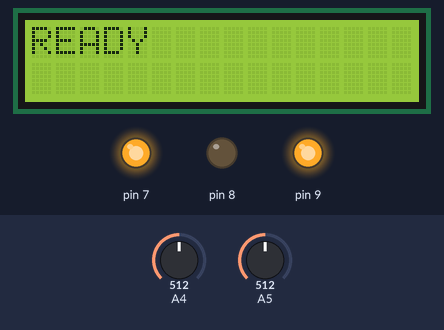
Bench run of a sketch on a simulated Arduino Uno, built with avr-gcc and run on an emulated ATmega328P. Shown: 16×2 character LCD, output pins drawn as LEDs (lit = HIGH). The inputs (shaded band) are chosen by the test bench; at power-on: A5 = 512, A4 = 512. What the sketch prints to the serial monitor is not drawn.

Above: at 2.2 s.
2.3 s: A5 set to 211
5.3 s: A5 set to 186
At 5.52 s:
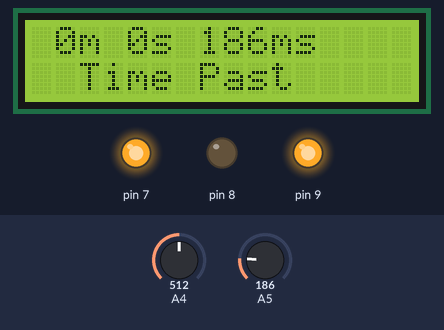
7.0 s: A4 set to 214
10.0 s: A4 set to 188
At 10.09 s:
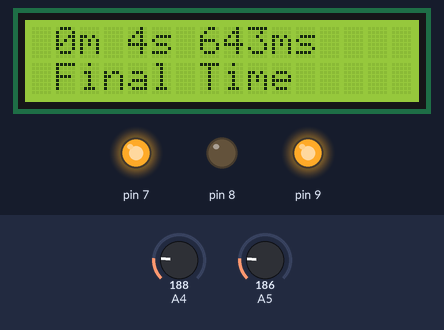
11.5 s: A5 set to 0
At 14.13 s:
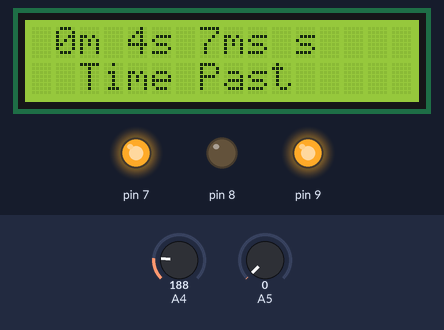
14.5 s: A4 set to 988
17.5 s: A4 set to 1007
At 17.6 s:
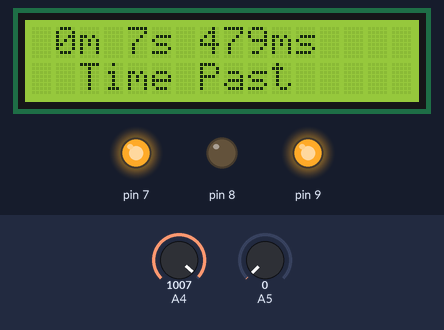

The sketch:

accel1.ino
```cpp
#include <SPI.h>
//#include <openGLCD.h>
#include<LiquidCrystal.h>
unsigned long start, finished, lapTime;
boolean r = false;
boolean z = false;
long lastPressTime = 0;
long lastPressTime1 = 0;
long deelay = 200;
LiquidCrystal lcd(12, 11, 5, 4, 3, 2);

void setup()
{
 //GLCD.Init();
  lcd.begin(16, 2);

Serial.begin(9600);

  //GLCD.SelectFont(System5x7);
  //GLCD.print("Initialising");
  lcd.print("Initialising");
  Serial.println("Initialising");
  delay(1000);
 //GLCD.ClearScreen();
 lcd.clear();
 //GLCD.CursorTo(1, 4);
 //GLCD.print("READY");
 lcd.print("READY");

 Serial.println("READY");
 pinMode(8,OUTPUT);
 digitalWrite(8,LOW);
pinMode(9,OUTPUT);
 digitalWrite(9,HIGH);
 pinMode(7,OUTPUT);
 digitalWrite(7,HIGH);
}

void loop()
{
CheckStart();
CheckStop();
DisplayResult();
delay(50);
}

void CheckStart()
{
int x = analogRead (5);
Serial.print("                      ");
Serial.println(x);
if (x < 200 && r==false)
{
    if ((millis() - lastPressTime) > deelay)
    {
          //GLCD.ClearScreen();
          //GLCD.CursorTo(2, 4);
          //GLCD.print("Time Past");
          lcd.clear();
          lcd.setCursor(1,1);
          lcd.print(" Time Past");
          Serial.println("Time Past");
          start = millis();
          z=true;
          r=true;
    }
lastPressTime = millis();
}
}
void CheckStop()
{
 int y = analogRead (4);
 Serial.print("                                ");
 Serial.println(y);
 if(z==true)
 {
 if (y < 200)
  {
    if ((millis() - lastPressTime1) > deelay)
      {
          //GLCD.CursorTo(1, 4);
          //GLCD.print(" Final Time ");
          lcd.setCursor(1,1);
          lcd.print("Final Time");
          Serial.println("Final Time");
          r=false;
      }
    lastPressTime1 = millis();
  }
 }
}
void DisplayResult()
{
if (r == true)
{
finished = millis();

float m, s, ms;
unsigned long over;

lapTime = finished - start;

over = lapTime % 3600000;
m = int(over / 60000);
over = over % 60000;
s = int(over / 1000);
ms = over % 1000;

//GLCD.CursorTo(6, 1);
lcd.setCursor(1,0);
lcd.print(m,0);
//GLCD.print(m, 0);
Serial.print(m, 0);

lcd.print("m ");
//GLCD.print("m ");
Serial.print("m ");

lcd.print(s,0);
//GLCD.print(s, 0);
Serial.print(s, 0);

lcd.print("s ");
//GLCD.print("s ");
Serial.print("s ");

lcd.print(ms,0);
//GLCD.print(ms, 0);
Serial.print(ms, 0);

lcd.print("ms ");
//GLCD.print("ms ");
Serial.print("ms ");
Serial.println("");
}
}
```

Measured:
- the behaviour switches between 200 and 199 on A5 (found by bisection; images 0 and 1)
- the behaviour switches between 200 and 199 on A4 (found by bisection; images 1 and 2)
- the behaviour switches between 999 and 1000 on A4 (found by bisection; images 3 and 4)
- after the input at 2.3 s, every drawn part: stays the same
- after the input at 5.3 s, the display: first changes after 0.06 s (image 1 shows a later state)
- after the input at 10.0 s, the display: changes after 0.05 s (image 2)
